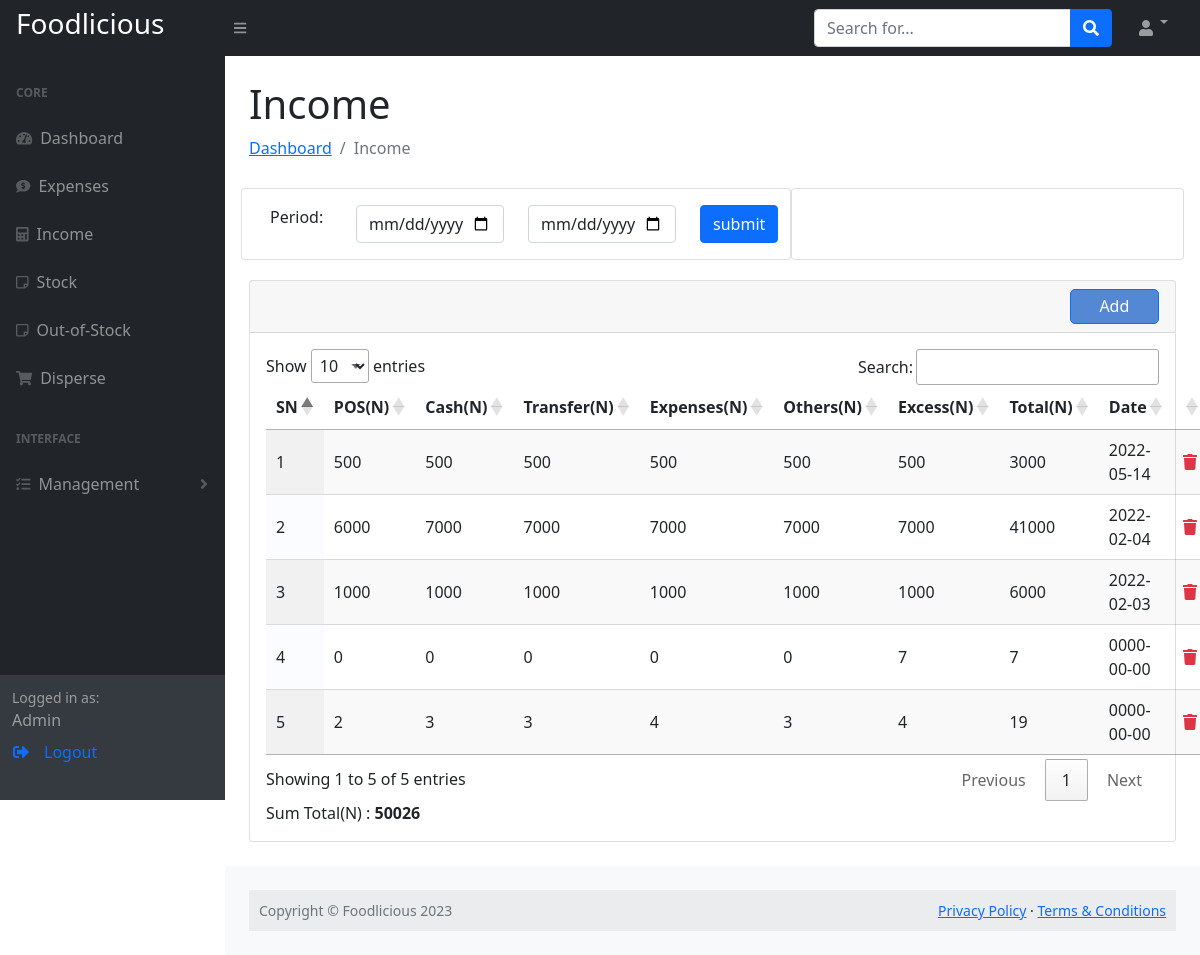
Screenshot of /income.php (signed in) with the database file from the repository.
### tables this page shows
CREATE TABLE `income` (
  `id` int(11) NOT NULL,
  `pos` int(20) NOT NULL,
  `cash` int(20) NOT NULL,
  `transfer` int(20) NOT NULL,
  `expenses` int(20) NOT NULL,
  `others` int(20) NOT NULL,
  `excess` int(20) NOT NULL,
  `total` int(20) NOT NULL,
  `date` date DEFAULT NULL,
  `editor` varchar(255) DEFAULT NULL,
  `tbl_name` varchar(200) NOT NULL
);

### connect/conn.php (called while the page is built, shortened)
<?php
function dbconnect(){
    try{
        $servername = 'localhost';
        $username = 'root';
        $password = '';
        $con = new pdo("mysql:host=$servername; dbname=foodlicious", $username, $password);
        $con->setAttribute(PDO::ATTR_ERRMODE, PDO::ERRMODE_EXCEPTION);
        return $con;
    }catch(PDOException $e){
        echo 'Error establishing connection'. $e->getMessage();
    }
}
?>

### income.php (the view, shortened to what this page needs)
<?php
include 'header.php';
?>
<div id="layoutSidenav_content">
                <main>
                    <div class="container-fluid px-4">
                        <h1 class="mt-4">Income</h1>
                        <ol class="breadcrumb mb-4">
                            <li class="breadcrumb-item"><a href="dashboard.php">Dashboard</a></li>
                            <li class="breadcrumb-item active">Income</li>
                        </ol>
                        <div class="row p-1">
                        <div class="card mb-3 col-md-7">
                                    <form method="POST">
                                    <div class="card-body">
                                        <div class="row">
                                            <div class="col-md-2 ">Period:</div>
                                            <div class="col-md-4">
                                                <input type="date" name="from" class="form-control"/>
                                            </div>
                                            <div class="col-md-4">
                                                <input type="date" name="to" class="form-control"/>
                                            </div>
                                            <div class="col-md-2"><button type="submit" class="btn btn-primary" name="subreport">submit</button></div>
                                        </div>
                                    </div>
                                    </form>
                            </div>
                        <div class="card mb-3 col-md-5">
                            <div class="card-body">
                            </div>
                        </div>
                        </div>
                        <div class="card mb-4">
                            <div class="card-header">
                            <button type="button" class="btn btn-primary flows" data-bs-toggle="modal" data-bs-target="#exampleModal" data-bs-whatever="@mdo">Add</button>
                            </div>
                            <div class="card-body">
                                <table id="example" class="display">
                                    <thead>
                                        <tr>
                                            <th width="3%">SN</th>
                                            <th>POS(N)</th>
                                            <th>Cash(N)</th>
                                            <th>Transfer(N)</th>
                                            <th>Expenses(N)</th>
                                            <th>Others(N)</th>
                                            <th>Excess(N)</th>
                                            <th>Total(N)</th>
                                            <th>Date</th>
                                            <th></th>
                                        </tr>
                                    </thead>
                                    <tbody>
                                    <?php
                                    if(isset($_POST['subreport'])){
                                        $from = check_input( $_POST['from']);
                                        $to = check_input( $_POST['to']);
                                        if(empty($from) && empty($to)) {
                                            echo"<script>alert('The period fields are required')</script>";
                                        }else{
                                            $n = 0;
                                        $query1 = "SELECT * FROM income WHERE date BETWEEN '$from' AND '$to' ORDER BY id DESC";
                                        $data = mysqli_query($connect,$query1);
                                        while($row = mysqli_fetch_assoc($data)) {
                                            $id = $row['id'];
                                            $n++;
                                            $pos = $row['pos'];
                                            $cash = $row['cash'];
                                            $trans = $row['transfer'];
                                            $exp = $row['expenses'];
                                            $others = $row['others'];
                                            $exc = $row['excess'];
                                            $total = $row['total'];
                                            $date = $row['date'];
                                            $editor = $row['editor'];
                                            ?>
                                            <tr>
                                            <td width='3%'><?php echo"$n"?></td>
                                            <td><?php echo"$pos"?></td>
                                            <td> <?php echo"$cash"?> </td>
                                            <td> <?php echo"$trans"?> </td>
                                            <td> <?php echo"$exp"?> </td>
                                            <td> <?php echo"$others"?> </td>
                                            <td> <?php echo"$exc"?> </td>
                                            <td> <?php echo"$total"?> </td>
                                            <td> <?php echo"$date"?> </td>
                                            <?php
                                                if($role =="Admin"){?>
                                                <td>
                                                <a href="del_inc.php?id=<?php echo $id; ?>"  onclick ="return confirm('Are you sure you want to delete?')"><i class="text-danger fa fa-trash"></i></a>
                                                </td>
                                                <?php }else{
                                                }
                                                ?>
                                        </tr>
                                            <?php
                                        }
                                        }
                                    }else{
                                        $sn = 1;
                                        $query1 = "SELECT * FROM income ORDER BY id DESC";
                                        $data = mysqli_query($connect,$query1);
                                        while($row = mysqli_fetch_assoc($data)) {
                                            $id = $row['id'];
                                            $pos = $row['pos'];
                                            $cash = $row['cash'];
                                            $trans = $row['transfer'];
                                            $exp = $row['expenses'];
                                            $others = $row['others'];
                                            $exc = $row['excess'];
                                            $total = $row['total'];
                                            $date = $row['date'];
                                            ?>
                                        <tr>
                                            <td width="3%"><?php echo $sn++ ?></td>
                                            <td><?php echo $pos ?></td>
                                            <td><?php echo $cash ?></td>
                                            <td><?php echo $trans ?></td>
                                            <td><?php echo $exp ?></td>
                                            <td><?php echo $others ?></td>
                                            <td><?php echo $exc ?></td>
                                            <td><?php echo $total ?></td>
                                            <td><?php echo $date ?></td>
                                            <?php
                                            if($role =="Admin"){?>
                                            <td>
                                            <a href="del_inc.php?id=<?php echo $id; ?>"  onclick ="return confirm('Are you sure you want to delete?')"><i class="text-danger fa fa-trash"></i></a>
                                            </td>
                                            <?php }else{
                                            }
                                            ?>
                                        </tr>
                                    <?php } } ?>
                                    </tbody>
                                </table>
                                <?php
                                if (isset($_POST['subreport'])) {
                                    $from = check_input( $_POST['from']);
                                    $to = check_input( $_POST['to']);?>
                                    <span class="my5">Sum Total(N) :</span>
                                <span ><b>
                                    <?php
                                    $query = "SELECT SUM(total) AS sum FROM income WHERE DATE BETWEEN '$from' AND '$to'";
                                    $data = mysqli_query($connect,$query);
                                    while($row = mysqli_fetch_assoc($data)){
                                        $sumTot = $row['sum'];
                                    }
                                    echo $sumTot;
                                }
                                else {?>
                                    <span class="my5">Sum Total(N) :</span>
                                <span ><b>
                                    <?php
                                    $query = "SELECT SUM(total) AS sum FROM income";
                                    $data = mysqli_query($connect,$query);
                                    while($row = mysqli_fetch_assoc($data)){
                                        $sumTotal = $row['sum'];
                                    }
                                    echo $sumTotal;
                                }
                                    ?>
                                    </b>
                            </div>
                        </div>
                    </div>
                </main>
<?php
include 'footer.php';
?>

### header.php (shortened to what this page needs)
<?php
include 'connect/conn.php';
$username = $_SESSION['username'];
$checkUSer = dbconnect()->prepare("SELECT * FROM admin WHERE username=?");
$checkUSer->execute([$username]);
$row = $checkUSer->fetch();
$role = $row['role'];
?>
<!DOCTYPE html>
<html lang="en">
    <head>
        <link rel="stylesheet" href="css/modal.css">
        <link href="css/jquery.dataTables.min.css" rel="stylesheet" />
        <link href="css/styles.css" rel="stylesheet" />
    </head>
    <body class="sb-nav-fixed">
        <nav class="sb-topnav navbar navbar-expand navbar-dark bg-dark">
            <a class="navbar-brand ps-3" href="index.html"><h3>Foodlicious</h3></a>
            <button class="btn btn-link btn-sm order-1 order-lg-0 me-4 me-lg-0" id="sidebarToggle" href="#!"><i class="fas fa-bars"></i></button>
            <form class="d-none d-md-inline-block form-inline ms-auto me-0 me-md-3 my-2 my-md-0">
                <div class="input-group">
                    <input class="form-control" type="text" placeholder="Search for..." aria-label="Search for..." aria-describedby="btnNavbarSearch" />
                    <button class="btn btn-primary" id="btnNavbarSearch" type="button"><i class="fas fa-search"></i></button>
                </div>
            </form>
            <ul class="navbar-nav ms-auto ms-md-0 me-3 me-lg-4">
                <li class="nav-item dropdown">
                    <a class="nav-link dropdown-toggle" id="navbarDropdown" href="#" role="button" data-bs-toggle="dropdown" aria-expanded="false"><i class="fas fa-user fa-fw"></i></a>
                </li>
            </ul>
        </nav>
        <div id="layoutSidenav">
            <div id="layoutSidenav_nav">
                <nav class="sb-sidenav accordion sb-sidenav-dark" id="sidenavAccordion">
                    <div class="sb-sidenav-menu">
                        <div class="nav">
                            <div class="sb-sidenav-menu-heading">Core</div>
                            <a class="nav-link" href="dashboard.php">
                                <div class="sb-nav-link-icon"><i class="fas fa-tachometer-alt"></i></div>
                                Dashboard
                            </a>
                            <a class="nav-link" href="expenses.php">
                                <div class="sb-nav-link-icon"><i class="fas fa-comment-dollar"></i></div>
                                Expenses
                            </a>
                            <a class="nav-link" href="income.php">
                                <div class="sb-nav-link-icon"><i class="fas fa-calculator"></i></div>
                                Income
                            </a>
                            <a class="nav-link" href="stock.php">
                                <div class="sb-nav-link-icon"><i class="far fa-sticky-note"></i></div>
                                Stock
                            </a>
                            <a class="nav-link" href="out_of_stock.php">
                                <div class="sb-nav-link-icon"><i class="far fa-sticky-note"></i></div>
                                Out-of-Stock
                            </a>
                            <a class="nav-link" href="disperse.php">
                                <div class="sb-nav-link-icon"><i class="fa fa-shopping-cart"></i></div>
                                Disperse
                            </a>
                            <?php
                            if ($role =="Admin") {?>
                            <div class="sb-sidenav-menu-heading">Interface</div>
                            <a class="nav-link collapsed" href="#" data-bs-toggle="collapse" data-bs-target="#collapseLayouts" aria-expanded="false" aria-controls="collapseLayouts">
                                <div class="sb-nav-link-icon"><i class="fas fa-tasks"></i></div>
                                Management
                                <div class="sb-sidenav-collapse-arrow"><i class="fas fa-angle-down"></i></div>
                            </a>
                           <?php }
                            ?>
                        </div>
                    </div>
                    <div class="sb-sidenav-footer">
                        <div class="small">Logged in as:</div>
                        <span>
                            <?php
                            echo $role;
                            ?>
                            <a class="nav-link" href="logout.php">
                                <div class="sb-nav-link-icon nav-icon"><i class="fas fa-sign-out-alt"></i></div>
                                <p>Logout</p>
                            </a>
                        </span>
                    </div>
                </nav>
            </div>

### css/modal.css (style rules this page uses)
body { font-family: Arial, Helvetica, sans-serif; font-size: 17px; line-height: 1.6; }

### rows the page displays
income: pos "500", cash "500", transfer "500", expenses "500", others "500", excess "500", total "3000", date "2022-05-14"
income: pos "6000", cash "7000", transfer "7000", expenses "7000", others "7000", excess "7000", total "41000", date "2022-02-04"
income: pos "1000", cash "1000", transfer "1000", expenses "1000", others "1000", excess "1000", total "6000", date "2022-02-03"
income: pos "0", cash "0", transfer "0", expenses "0", others "0", excess "7", total "7", date "0000-00-00"
income: pos "2", cash "3", transfer "3", expenses "4", others "3", excess "4", total "19", date "0000-00-00"

### other values shown
$role "Admin"
$sumTotal "50026"
